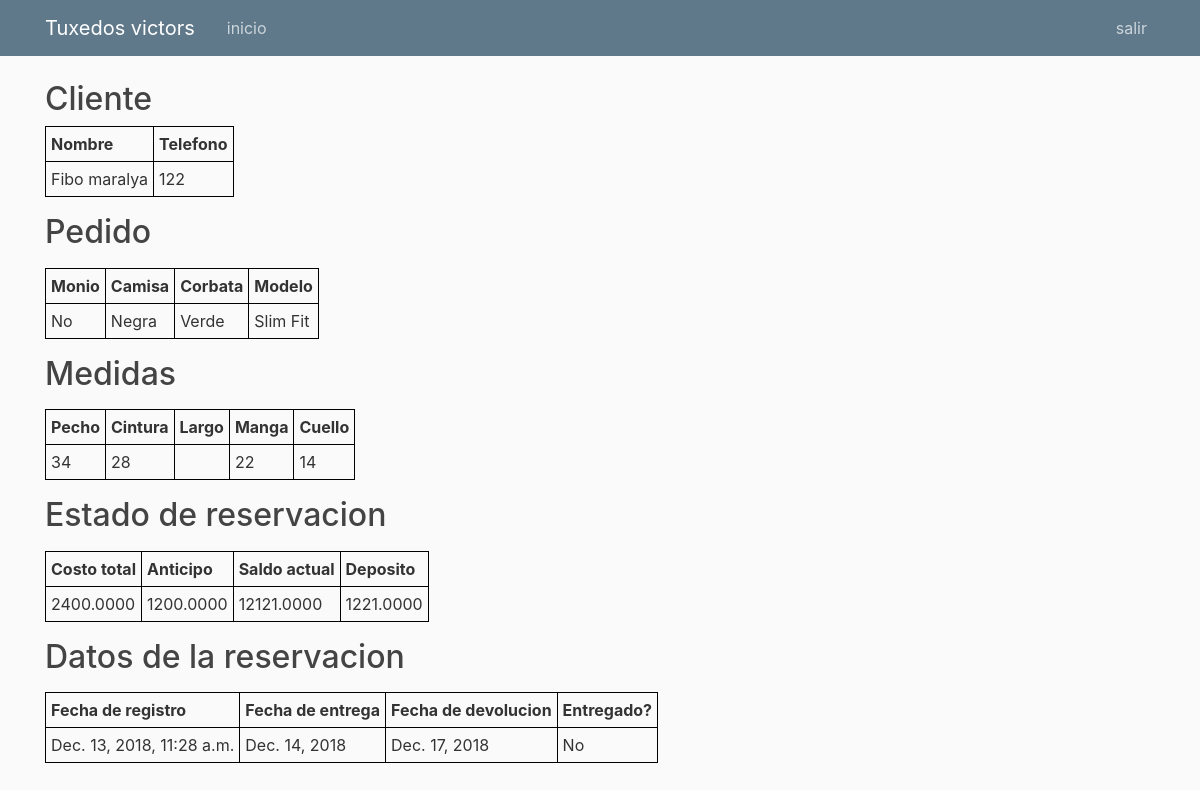
The page /agregar_reservacion/ver/1/ on the database its author committed.
### base/models.py (models this page shows, shortened)
class reservacion(models.Model):
	modelo_tallas = ( ('Tuxedo', 'Tuxedo'),
			('Slim Fit', 'Slim fit'),
			('Clasico', 'Clasico'),)
	camisa_tallas = ( ('Negra', 'Negra'),
			('Blanca', 'Blanca'),)
	corbata_tallas = ( ('Azul', 'Azul'),
			('Verde', 'Verde'),
			('Rojo', 'Rojo'),)
	monio_tallas = ( ('Si', 'Si'),
			('No', 'No'),)
	monio = models.CharField(max_length = 2, choices = monio_tallas)
	camisa = models.CharField(max_length = 10, choices = camisa_tallas)
	corbata = models.CharField(max_length = 10, choices = corbata_tallas)
	modelo = models.CharField(max_length = 10, choices = modelo_tallas)
	costo = models.DecimalField(max_digits=20, decimal_places=4)
	anticipo = models.DecimalField(max_digits=20, decimal_places=4)
	saldo = models.DecimalField(max_digits=20, decimal_places=4)
	deposito = models.DecimalField(max_digits=20, decimal_places=4)
	registro = models.DateTimeField(auto_now_add = True)
	entrega = models.DateField()
	devolucion = models.DateField()
	clienteid = models.ForeignKey(cliente, on_delete=models.CASCADE)
	entregado_opciones = ( ('Si', 'Si'),
			('No', 'No'),)
	entregado = models.CharField(max_length = 2, choices = entregado_opciones, default = 'No')

class cliente(models.Model):
	nombre = models.CharField(max_length=128)
	apellido = models.CharField(max_length=128)
	telefono = models.DecimalField(max_digits=20, decimal_places=0)
	pecho_tallas = ( ('34', '34'),
		('36', '36'),
		('38', '38'),
		('40', '40'),
		('42', '42'),
		('44', '44'),
		('46', '46'),
		('48', '48'),
		('50', '50'),)
	cintura_tallas = ( ('28', '28'),
		('30', '30'),
		('32', '32'),
		('34', '34'),
		('36', '36'),
		('38', '38'),
		('40', '40'),
		('42', '42'),)
	largo_tallas = ( ('34', '34'),
		('35', '35'),
		('36', '36'),
		('37', '37'),
		('38', '38'),
		('39', '39'),
		('40', '40'),
		('41', '41'),
		('42', '42'),)
	manga_tallas = ( ('22', '22'),
		('23', '23'),
		('24', '24'),
		('25', '25'),
		('26', '26'),)
	cuello_tallas = ( ('14', '14'),
		('15', '15'),
		('16', '16'),
		('17', '17'),
		('18', '18'),)
	pecho = models.CharField(max_length = 2, choices = pecho_tallas)
	cintura = models.CharField(max_length = 2, choices = cintura_tallas)
	largo_pantalon = models.CharField(max_length = 2, choices = largo_tallas)
	manga = models.CharField(max_length = 2, choices = manga_tallas)
	cuello = models.CharField(max_length = 2, choices = cuello_tallas)

### base/views.py (the view)
# urls.py: path('ver/<int:pk>/', ReservacionDetailView.as_view(), name= 'ver_detail'),
class ReservacionDetailView(DetailView):
	model = reservacion
	template_name = 'base/ver_detail.html'
	context_object_name = 'mira'
	ordering = ['entregado','entrega']

### base/templates/base/ver_detail.html (shortened to what this page needs)
{% extends "base/base.html" %}
{% block content %}
</head>
<body>
	<h2>Cliente</h2>
	<table>
		    <tr>
		   <th colspan="2">Nombre</th>
		        <th>Telefono</th>
		    </tr>
		    <tr>
		        <td colspan="2">{{ mira.clienteid.nombre }}
		        {{ mira.clienteid.apellido }}</td>
		        <td>{{ mira.clienteid.telefono }}</td>
		    </tr>
		</table>
	<p padding: 0 7em 2em 0 ><h2>Pedido</h2></p>
	<table>
		    <tr>
		        <th>Monio</th>
		        <th>Camisa</th>
		        <th>Corbata</th>
		        <th>Modelo</th>
		    </tr>
		    <tr>
		        <td>{{ mira.monio }}</td>
		        <td>{{ mira.camisa }}</td>
		        <td>{{ mira.corbata }}</td>
		        <td>{{ mira.modelo }}</td>
		    </tr>
		</table>
	<p padding: 0 7em 2em 0 ><h2>Medidas</h2></p>
	<table>
		    <tr>
		        <th>Pecho</th>
		        <th>Cintura</th>
		        <th>Largo</th>
		        <th>Manga</th>
		        <th>Cuello</th>
		    </tr>
		    <tr>
		        <td>{{ mira.clienteid.pecho }}</td>
		        <td>{{ mira.clienteid.cintura }}</td>
		        <td>{{ mira.clienteid.largo }}</td>
		        <td>{{ mira.clienteid.manga }}</td>
		        <td>{{ mira.clienteid.cuello }}</td>
		    </tr>
		</table>
	<p padding: 0 7em 2em 0 ><h2>Estado de reservacion</h2></p>
	<table>
		    <tr>
		        <th>Costo total</th>
		        <th>Anticipo</th>
		        <th>Saldo actual</th>
		        <th>Deposito</th>
		    </tr>
		    <tr>
		        <td>{{ mira.costo }}</td>
		        <td>{{ mira.anticipo }}</td>
		        <td>{{ mira.saldo }}</td>
		        <td>{{ mira.deposito }}</td>
		    </tr>
		</table>
	<p padding: 0 7em 2em 0 ><h2>Datos de la reservacion</h2></p>
	<table>
		    <tr>
		        <th>Fecha de registro</th>
		        <th>Fecha de entrega</th>
		        <th>Fecha de devolucion</th>
		        <th>Entregado?</th>
		    </tr>
		    <tr>
		        <td>{{ mira.registro }}</td>
		        <td>{{ mira.entrega }}</td>
		        <td>{{ mira.devolucion }}</td>
		        <td>{{ mira.entregado }}</td>
		    </tr>
		</table>
{% endblock content %}

### base/templates/base/base.html (shortened to what this page needs)
{% load static %}
<!DOCTYPE html>
<html>
<head>
    <link rel="stylesheet" href="https://maxcdn.bootstrapcdn.com/bootstrap/4.0.0/css/bootstrap.min.css">
    <link rel="stylesheet" type="text/css" href="{% static 'base/main.css' %}">
</head>
<body>
	<header class="site-header">
	  <nav class="navbar navbar-expand-md navbar-dark bg-steel fixed-top">
	    <div class="container">
	      <a class="navbar-brand mr-4" href="/">Tuxedos victors</a>
	      <div class="collapse navbar-collapse" id="navbarToggle">
	        <div class="navbar-nav mr-auto">
	          <a class="nav-item nav-link" href="/inicio">inicio</a>
	        </div>
	        <div class="navbar-nav">
	          <a class="nav-item nav-link" href="/logout">salir</a>
	        </div>
	      </div>
	    </div>
	  </nav>
</header>
	<main role="main" class="container">
  <div class="row">
    <div class="col-md-8">
      {% block content %}{% endblock %}
    </div>
  </div>
</main>
</body>
</html>

### base/static/base/main.css (style rules this page uses)
body { background: #fafafa; color: #333333; margin-top: 5rem; }
h1, h2, h3, h4, h5, h6 { color: #444444; }
.bg-steel { background-color: #5f788a; }
.site-header .navbar-nav .nav-link { color: #cbd5db; }

### base/templates/base/ver_detail.html (style rules this page uses)
table, th, td { border: 1px solid black; border-collapse: collapse; }
th, td { padding: 5px; text-align: left; }

### rows shown on the page
reservacion: clienteid.nombre "Fibo", clienteid.apellido "maralya", clienteid.telefono "122", monio "No", camisa "Negra", corbata "Verde", modelo "Slim Fit", clienteid.pecho "34", clienteid.cintura "28", clienteid.manga "22", clienteid.cuello "14", costo "2400.0000", anticipo "1200.0000", saldo "12121.0000", deposito "1221.0000", registro "Dec. 13, 2018, 11:28 a.m.", entrega "Dec. 14, 2018", devolucion "Dec. 17, 2018", entregado "No"
